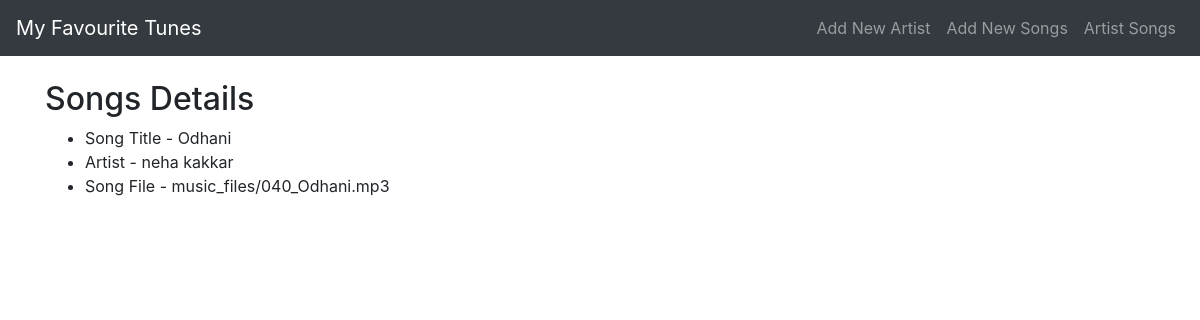
The app's page /song_detail/8 with its own data.
### TuneTracker/models.py (models this page shows, shortened)
class Song(models.Model):
    title = models.CharField(max_length=100)
    artist = models.ForeignKey(Artist, on_delete=models.CASCADE)
    file = models.FileField(upload_to='music_files')

class Artist(models.Model):
    name = models.CharField(max_length=100)
    def __str__(self):
        return self.name

### TuneTracker/views.py (the view)
# urls.py: path('song_detail/<int:pk>', views.song_detail, name='song_detail'),
def song_detail(request, pk):
    song = Song.objects.get(id=pk)
    return render(request, 'TuneTracker/song_detail.html', {'song': song})

### TuneTracker/templates/TuneTracker/song_detail.html
{% extends 'TuneTracker/base.html' %}
{% block content %}
    <h2>Songs Details</h2>
    {% if song %}
        <ul>
                <li>Song Title - {{song.title}}</li>
                <li>Artist - {{song.artist}}</li>
                <li>Song File - {{song.file}}</li>
        </ul>
    {% else %}
        <p>No details files available.</p>
    {% endif %}
{% endblock %}

### records on screen
Song: title "Odhani", artist "neha kakkar", file "music_files/040_Odhani.mp3"
